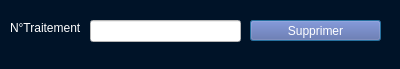
<?xml version="1.0" encoding="UTF-8"?>
<ui version="4.0">
 <class>sup_traite</class>
 <widget class="QDialog" name="sup_traite">
  <property name="geometry">
   <rect>
    <x>0</x>
    <y>0</y>
    <width>400</width>
    <height>69</height>
   </rect>
  </property>
  <property name="windowTitle">
   <string>Dialog</string>
  </property>
  <property name="styleSheet">
   <string notr="true">color:white;
background:#001328;
</string>
  </property>
  <widget class="QPushButton" name="pushButton_2">
   <property name="geometry">
    <rect>
     <x>250</x>
     <y>20</y>
     <width>131</width>
     <height>21</height>
    </rect>
   </property>
   <property name="styleSheet">
    <string notr="true">background-color: #5864A4;
color:white;</string>
   </property>
   <property name="text">
    <string>Supprimer</string>
   </property>
  </widget>
  <widget class="QLabel" name="label_nummed">
   <property name="geometry">
    <rect>
     <x>10</x>
     <y>20</y>
     <width>71</width>
     <height>16</height>
    </rect>
   </property>
   <property name="styleSheet">
    <string notr="true">color:white;</string>
   </property>
   <property name="text">
    <string>N°Traitement</string>
   </property>
  </widget>
  <widget class="QLineEdit" name="lineEdit_suptraite">
   <property name="geometry">
    <rect>
     <x>90</x>
     <y>20</y>
     <width>151</width>
     <height>22</height>
    </rect>
   </property>
   <property name="styleSheet">
    <string notr="true">background-color:white;
color:black;</string>
   </property>
  </widget>
 </widget>
 <resources/>
 <connections/>
</ui>
